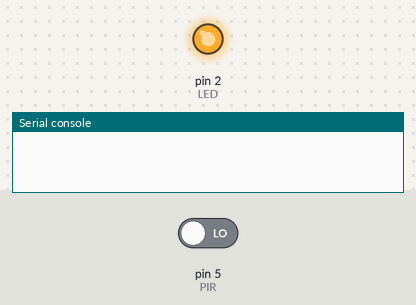
Bench run of a program on a simulated MicroPython board. Shown: output pins drawn as LEDs (lit = HIGH), the last lines printed to the serial console. Inputs (shaded band) come from the test bench; at power-on: pin 5 (PIR) LOW. Web requests get an empty 200 reply after 0.4 s.

Above: at 1.2 s.
1.3 s: pin 5 (PIR) driven HIGH
At 1.8 s:
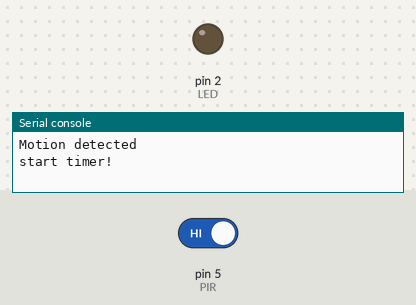
Timing chart, 0 to 4.3 s (numbered marks = the images above; inputs shaded):
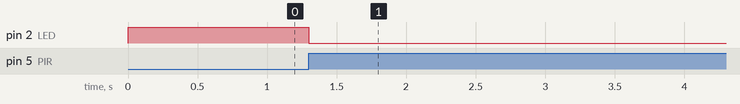

The program:

diy_B2_2.py
```python
from machine import Pin
import time
import urequests as req

state = False
start_timer = True
delay_ms = 30 * 1000

LED = Pin(2, Pin.OUT)
PIR = Pin(5, Pin.IN)

LED.value(1)

apiURL = '{url}?key={key}&id={id}'.format(
    url='https://你的網址/btn',
    key='zzzzz',     # 請自行修改密碼
    id='front_door'  # 你可以自行修改「裝置代碼」
)

try:
    while True:
        if PIR.value() == 1:
            if state == False:
                LED.value(0)
                print('Motion detected')
                state = True
                req.get(apiURL)

        if state:
            if start_timer:
                print('start timer!')
                start = time.ticks_ms()
                start_timer = False

            delta = time.ticks_diff(time.ticks_ms(), start)

            if delta >= delay_ms:
                start_timer = True
                state = False
                LED.value(1)
                print('LED is OFF!')

except KeyboardInterrupt:
    LED.value(1)
    print('bye!')
```

Measured:
- after the input at 1.3 s, pin 2 (LED): HIGH → LOW at once
